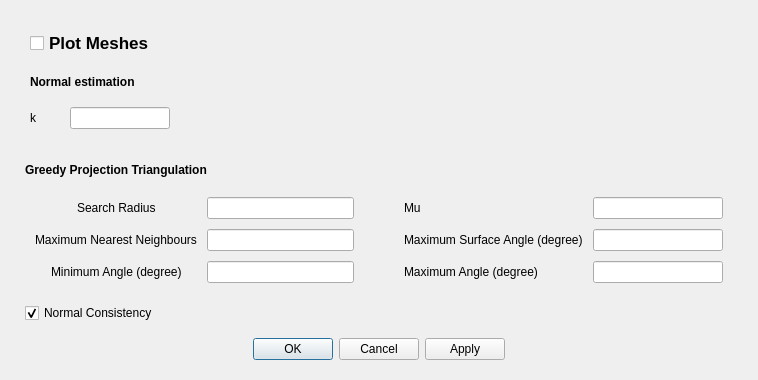
<?xml version="1.0" encoding="UTF-8"?>
<ui version="4.0">
 <class>TriangulationDialog</class>
 <widget class="QDialog" name="TriangulationDialog">
  <property name="geometry">
   <rect>
    <x>0</x>
    <y>0</y>
    <width>758</width>
    <height>380</height>
   </rect>
  </property>
  <property name="windowTitle">
   <string>Triangulation Parameters</string>
  </property>
  <layout class="QVBoxLayout" name="verticalLayout_3">
   <property name="spacing">
    <number>10</number>
   </property>
   <property name="leftMargin">
    <number>20</number>
   </property>
   <property name="topMargin">
    <number>20</number>
   </property>
   <property name="rightMargin">
    <number>20</number>
   </property>
   <property name="bottomMargin">
    <number>20</number>
   </property>
   <item>
    <layout class="QVBoxLayout" name="verticalLayout_2">
     <property name="spacing">
      <number>10</number>
     </property>
     <property name="leftMargin">
      <number>10</number>
     </property>
     <property name="topMargin">
      <number>10</number>
     </property>
     <property name="rightMargin">
      <number>10</number>
     </property>
     <property name="bottomMargin">
      <number>10</number>
     </property>
     <item>
      <widget class="QCheckBox" name="checkBox_if_plot_meshes">
       <property name="font">
        <font>
         <pointsize>13</pointsize>
         <weight>75</weight>
         <bold>true</bold>
        </font>
       </property>
       <property name="text">
        <string>Plot Meshes</string>
       </property>
      </widget>
     </item>
     <item>
      <widget class="QLabel" name="label_3">
       <property name="font">
        <font>
         <weight>75</weight>
         <bold>true</bold>
        </font>
       </property>
       <property name="text">
        <string>Normal estimation</string>
       </property>
      </widget>
     </item>
     <item>
      <layout class="QFormLayout" name="formLayout_3">
       <item row="0" column="0">
        <widget class="QLabel" name="label_k">
         <property name="minimumSize">
          <size>
           <width>30</width>
           <height>0</height>
          </size>
         </property>
         <property name="text">
          <string>k</string>
         </property>
        </widget>
       </item>
       <item row="0" column="1">
        <widget class="QLineEdit" name="lineEdit_k">
         <property name="minimumSize">
          <size>
           <width>0</width>
           <height>0</height>
          </size>
         </property>
         <property name="maximumSize">
          <size>
           <width>100</width>
           <height>16777215</height>
          </size>
         </property>
         <property name="autoFillBackground">
          <bool>false</bool>
         </property>
         <property name="inputMask">
          <string/>
         </property>
         <property name="text">
          <string/>
         </property>
        </widget>
       </item>
      </layout>
     </item>
    </layout>
   </item>
   <item>
    <layout class="QVBoxLayout" name="verticalLayout">
     <property name="leftMargin">
      <number>5</number>
     </property>
     <property name="topMargin">
      <number>5</number>
     </property>
     <property name="rightMargin">
      <number>5</number>
     </property>
     <property name="bottomMargin">
      <number>5</number>
     </property>
     <item>
      <widget class="QLabel" name="label_2">
       <property name="font">
        <font>
         <weight>75</weight>
         <bold>true</bold>
        </font>
       </property>
       <property name="text">
        <string>Greedy Projection Triangulation</string>
       </property>
      </widget>
     </item>
     <item>
      <layout class="QHBoxLayout" name="horizontalLayout">
       <item>
        <layout class="QFormLayout" name="formLayout">
         <property name="labelAlignment">
          <set>Qt::AlignCenter</set>
         </property>
         <property name="formAlignment">
          <set>Qt::AlignCenter</set>
         </property>
         <property name="leftMargin">
          <number>10</number>
         </property>
         <property name="topMargin">
          <number>10</number>
         </property>
         <property name="rightMargin">
          <number>20</number>
         </property>
         <property name="bottomMargin">
          <number>10</number>
         </property>
         <item row="0" column="0">
          <widget class="QLabel" name="label_5">
           <property name="layoutDirection">
            <enum>Qt::LeftToRight</enum>
           </property>
           <property name="text">
            <string>Search Radius</string>
           </property>
          </widget>
         </item>
         <item row="0" column="1">
          <widget class="QLineEdit" name="lineEdit_SearchRadius"/>
         </item>
         <item row="1" column="0">
          <widget class="QLabel" name="label_6">
           <property name="text">
            <string>Maximum Nearest Neighbours</string>
           </property>
          </widget>
         </item>
         <item row="1" column="1">
          <widget class="QLineEdit" name="lineEdit_MaxNN"/>
         </item>
         <item row="2" column="0">
          <widget class="QLabel" name="label_8">
           <property name="text">
            <string>Minimum Angle (degree)</string>
           </property>
          </widget>
         </item>
         <item row="2" column="1">
          <widget class="QLineEdit" name="lineEdit_MinAngle"/>
         </item>
        </layout>
       </item>
       <item>
        <layout class="QFormLayout" name="formLayout_2">
         <property name="horizontalSpacing">
          <number>10</number>
         </property>
         <property name="verticalSpacing">
          <number>10</number>
         </property>
         <property name="leftMargin">
          <number>20</number>
         </property>
         <property name="topMargin">
          <number>10</number>
         </property>
         <property name="rightMargin">
          <number>10</number>
         </property>
         <property name="bottomMargin">
          <number>10</number>
         </property>
         <item row="0" column="1">
          <widget class="QLineEdit" name="lineEdit_Mu">
           <property name="minimumSize">
            <size>
             <width>0</width>
             <height>20</height>
            </size>
           </property>
          </widget>
         </item>
         <item row="2" column="0">
          <widget class="QLabel" name="label_7">
           <property name="text">
            <string>Maximum Surface Angle (degree)</string>
           </property>
          </widget>
         </item>
         <item row="2" column="1">
          <widget class="QLineEdit" name="lineEdit_MaxSurfaceAngle">
           <property name="minimumSize">
            <size>
             <width>0</width>
             <height>20</height>
            </size>
           </property>
          </widget>
         </item>
         <item row="3" column="0">
          <widget class="QLabel" name="label_MaximuAngle">
           <property name="text">
            <string>Maximum Angle (degree)</string>
           </property>
          </widget>
         </item>
         <item row="3" column="1">
          <widget class="QLineEdit" name="lineEdit_MaximumAngle">
           <property name="minimumSize">
            <size>
             <width>0</width>
             <height>20</height>
            </size>
           </property>
          </widget>
         </item>
         <item row="0" column="0">
          <widget class="QLabel" name="label_4">
           <property name="text">
            <string>Mu</string>
           </property>
          </widget>
         </item>
        </layout>
       </item>
      </layout>
     </item>
     <item>
      <widget class="QCheckBox" name="checkBox_is_normal_consistency">
       <property name="text">
        <string>Normal Consistency</string>
       </property>
       <property name="checked">
        <bool>true</bool>
       </property>
      </widget>
     </item>
    </layout>
   </item>
   <item>
    <widget class="QDialogButtonBox" name="buttonBox">
     <property name="acceptDrops">
      <bool>false</bool>
     </property>
     <property name="orientation">
      <enum>Qt::Horizontal</enum>
     </property>
     <property name="standardButtons">
      <set>QDialogButtonBox::Apply|QDialogButtonBox::Cancel|QDialogButtonBox::Ok</set>
     </property>
     <property name="centerButtons">
      <bool>true</bool>
     </property>
    </widget>
   </item>
  </layout>
 </widget>
 <resources/>
 <connections>
  <connection>
   <sender>buttonBox</sender>
   <signal>accepted()</signal>
   <receiver>TriangulationDialog</receiver>
   <slot>accept()</slot>
   <hints>
    <hint type="sourcelabel">
     <x>248</x>
     <y>254</y>
    </hint>
    <hint type="destinationlabel">
     <x>157</x>
     <y>274</y>
    </hint>
   </hints>
  </connection>
  <connection>
   <sender>buttonBox</sender>
   <signal>rejected()</signal>
   <receiver>TriangulationDialog</receiver>
   <slot>reject()</slot>
   <hints>
    <hint type="sourcelabel">
     <x>316</x>
     <y>260</y>
    </hint>
    <hint type="destinationlabel">
     <x>286</x>
     <y>274</y>
    </hint>
   </hints>
  </connection>
 </connections>
</ui>
